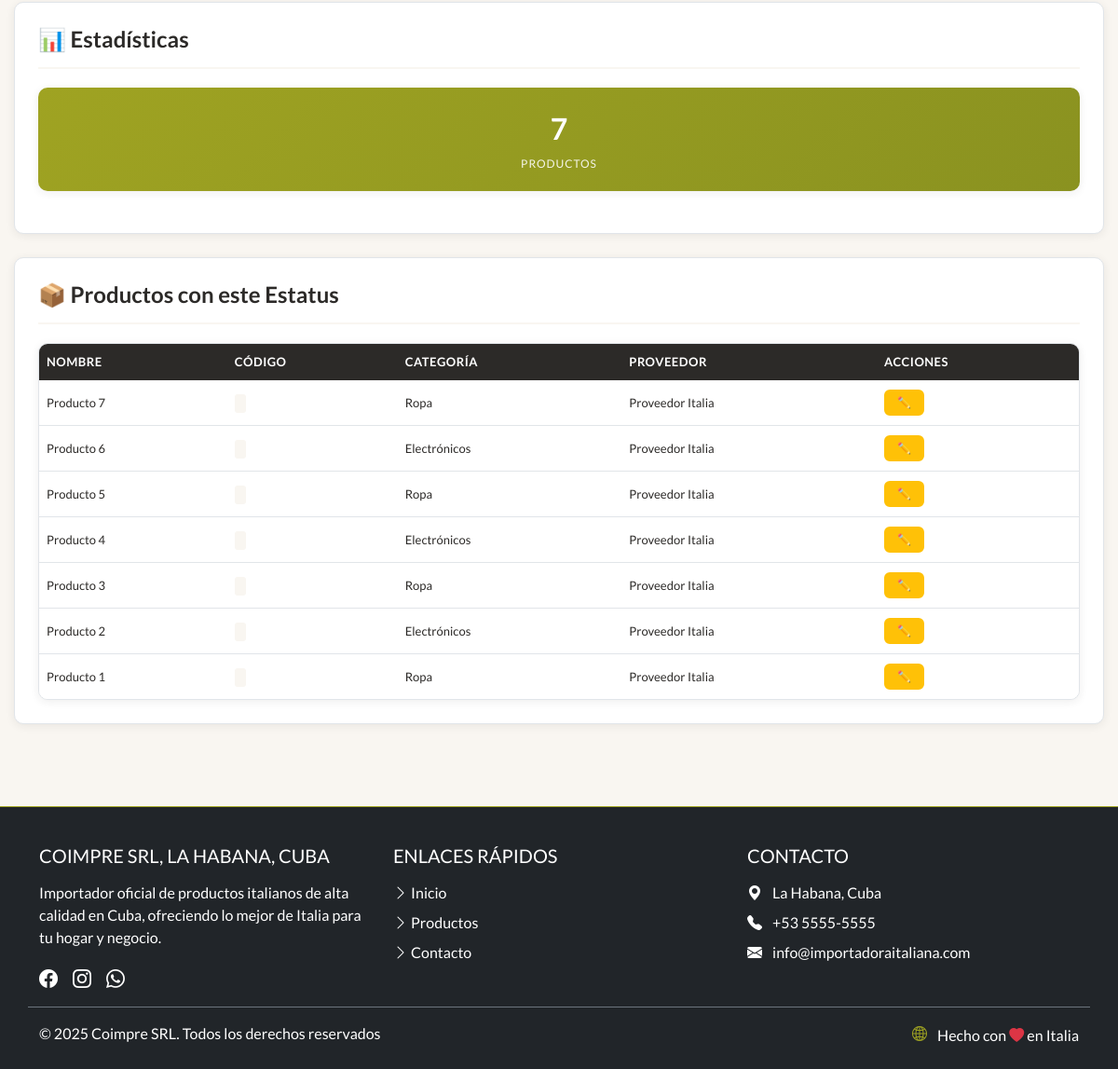
/productos/admin/estatus/edit/3/ (signed in, lower part), run on an earlier commit of the app's database.
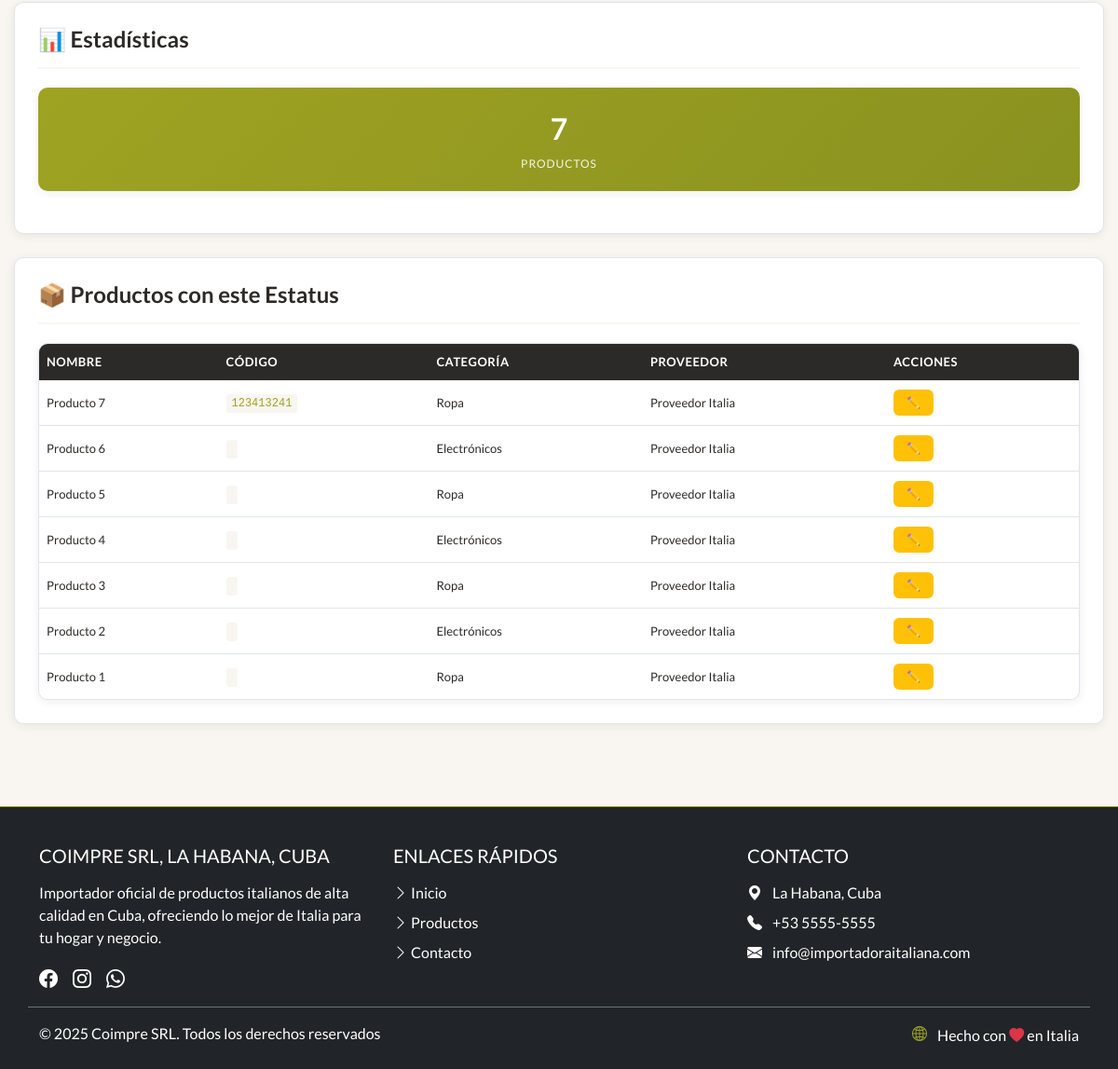
And on a later commit of the database.
### productos/models.py (models this page shows, shortened)
class Product(models.Model):
    name = models.CharField(max_length=250, verbose_name="Nombre")
    slug = models.SlugField(unique=True, blank=True)
    sku = models.CharField(max_length=50, verbose_name="Código SKU", blank=True)
    proveedor = models.ForeignKey(Proveedor, on_delete=models.SET_NULL, null=True, blank=True, verbose_name="Proveedor")
    category = models.ForeignKey(Category, on_delete=models.SET_NULL, null=True, verbose_name="Categoría")
    subcategory = models.ForeignKey(Subcategory, on_delete=models.SET_NULL, null=True, blank=True, verbose_name="Subcategoría")
    short_description = models.CharField(max_length=500, blank=True, verbose_name="Descripción Corta")
    description = models.TextField(blank=True, verbose_name="Descripción")
    price = models.DecimalField(max_digits=10, decimal_places=2, null=True, blank=True, verbose_name="Precio")
    image = models.ImageField(upload_to='products/', blank=True, null=True, verbose_name="Imagen")
    video = models.FileField(upload_to='videos/', blank=True, null=True, verbose_name="Video del Producto")
    ficha_tecnica = models.FileField(upload_to='fichas_tecnicas/', blank=True, null=True, verbose_name="Ficha Técnica (PDF)")
    origen = models.CharField(max_length=100, blank=True, verbose_name="País de Origen")
    peso = models.DecimalField(max_digits=10, decimal_places=2, null=True, blank=True, verbose_name="Peso (kg)")
    estatus = models.ForeignKey(Estatus, on_delete=models.SET_NULL, null=True, blank=True, verbose_name="Estatus de Procedencia")
    is_active = models.BooleanField(default=True, verbose_name="Activo")
    en_oferta = models.BooleanField(default=False, verbose_name="En Oferta")
    destacado = models.BooleanField(default=False, verbose_name="Producto Destacado")
    created_at = models.DateTimeField(auto_now_add=True, verbose_name="Fecha de Creación")
    updated_at = models.DateTimeField(auto_now=True, verbose_name="Fecha de Actualización")
    class Meta:
        verbose_name = "Producto"
        verbose_name_plural = "Productos"
        ordering = ['-destacado', '-en_oferta', '-created_at']  # Destacados y ofertas primero

class Category(models.Model):
    name = models.CharField(max_length=120, verbose_name="Nombre")
    slug = models.SlugField(unique=True, blank=True)
    def count_subcategorias(self):
        """Cuenta las subcategorías de la categoría"""
        return self.subcategorias_asociadas.count()
    count_subcategorias.short_description = "Subcategorías"
    class Meta:
        verbose_name = "Categoría"
        verbose_name_plural = "Categorías"

class Proveedor(models.Model):
    name = models.CharField(max_length=120, verbose_name="Nombre")
    slug = models.SlugField(unique=True, blank=True)
    logo = models.ImageField(upload_to='proveedores/', blank=True, null=True, verbose_name="Logo")
    id_unico = models.CharField(max_length=50, unique=True, verbose_name="ID Único", help_text="Identificador único del proveedor", default="temp_id")
    catalogo = models.FileField(upload_to='catalogos/', blank=True, null=True, verbose_name="Catálogo (PDF)")
    def count_productos(self):
        """Cuenta los productos activos del proveedor"""
        return self.productos_asociados.count()
    count_productos.short_description = "Productos Activos"
    class Meta:
        verbose_name = "Proveedor"
        verbose_name_plural = "Proveedores"

### productos/views.py (the view)
    def wrapper(request, *args, **kwargs):
        if not request.user.is_authenticated:
            messages.warning(request, 'Debes iniciar sesión para acceder a esta página.')
            return redirect('productos:secret_login')
        if not is_staff_user(request.user):
            messages.error(request, 'No tienes permisos para acceder a esta página.')
            raise Http404("Página no encontrada")
        return view_func(request, *args, **kwargs)

### productos/views.py (called while the page is built, shortened)
def is_staff_user(user):
    return user.is_authenticated and (user.is_staff or user.is_superuser)

def require_staff_login(view_func):
    def wrapper(request, *args, **kwargs):
        if not request.user.is_authenticated:
            messages.warning(request, 'Debes iniciar sesión para acceder a esta página.')
            return redirect('productos:secret_login')
        if not is_staff_user(request.user):
            messages.error(request, 'No tienes permisos para acceder a esta página.')
            raise Http404("Página no encontrada")
        return view_func(request, *args, **kwargs)
    return wrapper

@require_staff_login
def edit_estatus(request, pk):
    from django.shortcuts import get_object_or_404
    estatus = get_object_or_404(Estatus, pk=pk)
    context = {
        'estatus': estatus,
        'active_tab': 'estatus'
    }
    return render(request, 'productos/edit_estatus.html', context)

### productos/templates/productos/edit_estatus.html (shortened to what this page needs)
{% extends 'coimpres_cuba/base.html' %}
{% load static %}
{% block extra_css %}
<link rel="stylesheet" href="{% static 'css/admin.css' %}">
{% endblock %}
{% block content %}
<div class="admin-container">
    <div class="admin-section">
        <div class="section-header">
            <h2>📊 Estadísticas</h2>
        </div>
        <div class="stats-grid">
            <div class="stat-card">
                <div class="stat-number">{{ estatus.product_set.count }}</div>
                <div class="stat-label">Productos</div>
            </div>
        </div>
    </div>
    {% if estatus.product_set.all %}
    <div class="admin-section">
        <div class="section-header">
            <h2>📦 Productos con este Estatus</h2>
        </div>
        <div class="table-responsive">
            <table class="admin-table">
                <thead>
                    <tr>
                        <th>Nombre</th>
                        <th>Código</th>
                        <th>Categoría</th>
                        <th>Proveedor</th>
                        <th>Acciones</th>
                    </tr>
                </thead>
                <tbody>
                    {% for product in estatus.product_set.all|slice:":10" %}
                    <tr>
                        <td>{{ product.name }}</td>
                        <td><code>{{ product.sku }}</code></td>
                        <td>{{ product.category.name|default:"-" }}</td>
                        <td>{{ product.proveedor.name|default:"-" }}</td>
                        <td>
                            <a href="{% url 'productos:edit_product' product.pk %}" class="btn btn-sm btn-warning" title="Editar">✏️</a>
                        </td>
                    </tr>
                    {% endfor %}
                </tbody>
            </table>
        </div>
    </div>
    {% endif %}
</div>
{% endblock %}

What changed in the data, as far as the page shows it:
changed Product "Producto 7": sku (not shown) → "123413241"
